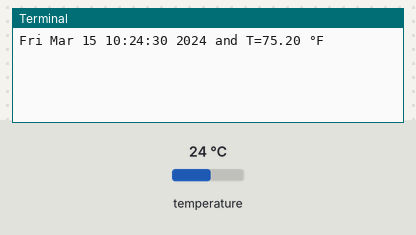
Bench run of a program on a simulated Raspberry Pi (BCM pin numbers). Shown: the last lines printed to the terminal. The test bench sets the inputs (shaded band); at power-on: temperature 24 °C. The clock reads 2024-03-15 10:24:30 at power-on unless the program sets it.

Above: at 1.2 s.
1.3 s: temperature set to 12 °C
At 4.1 s:
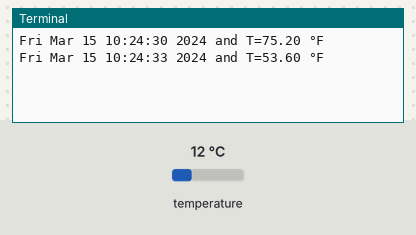
5.0 s: temperature set to 19 °C
At 6.8 s:
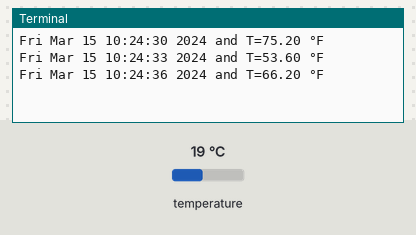
Timing chart, 0 to 8.3 s (numbered marks = the images above; inputs shaded):
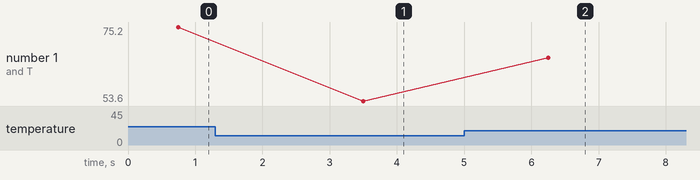

The program:

get_temperature.py
```python
from w1thermsensor import W1ThermSensor
import time

sensor = W1ThermSensor()

while True:
    C = sensor.get_temperature()
    F = 9*C/5.0 + 32.0
    t = time.asctime( time.localtime(time.time()) )
    print("{} and T={:.2f} °F".format(t, F))
    time.sleep(2.0)
```

Measured:
- after the input at 1.3 s, the terminal: prints a new line after 2.2 s (image 1)
- after the input at 5.0 s, the terminal: prints a new line after 1.3 s (image 2)
- plotted number 1: 75.2 → 53.6 after the input at 1.3 s, 53.6 → 66.2 after the input at 5.0 s
